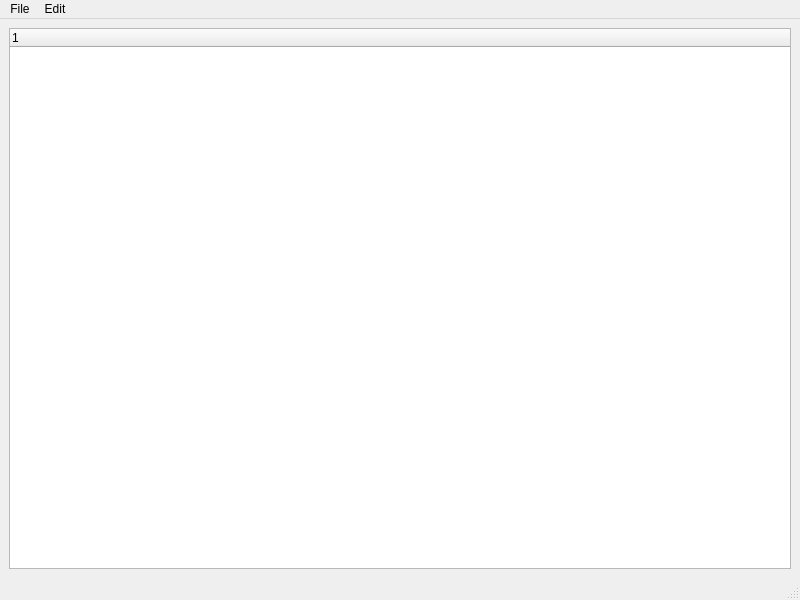
<?xml version="1.0" encoding="UTF-8"?>
<ui version="4.0">
 <class>MainWindow</class>
 <widget class="QMainWindow" name="MainWindow">
  <property name="geometry">
   <rect>
    <x>0</x>
    <y>0</y>
    <width>800</width>
    <height>600</height>
   </rect>
  </property>
  <property name="windowTitle">
   <string>MainWindow</string>
  </property>
  <widget class="QWidget" name="centralwidget">
   <layout class="QGridLayout" name="gridLayout">
    <item row="0" column="0">
     <widget class="QTreeWidget" name="treeWidget">
      <property name="lineWidth">
       <number>0</number>
      </property>
      <property name="allColumnsShowFocus">
       <bool>true</bool>
      </property>
      <column>
       <property name="text">
        <string/>
       </property>
      </column>
     </widget>
    </item>
   </layout>
  </widget>
  <widget class="QMenuBar" name="menubar">
   <property name="geometry">
    <rect>
     <x>0</x>
     <y>0</y>
     <width>800</width>
     <height>26</height>
    </rect>
   </property>
   <widget class="QMenu" name="menuFile">
    <property name="title">
     <string>File</string>
    </property>
    <addaction name="actionOpen"/>
    <addaction name="actionClose"/>
   </widget>
   <widget class="QMenu" name="menuEdit">
    <property name="title">
     <string>Edit</string>
    </property>
    <widget class="QMenu" name="menuFind_by">
     <property name="title">
      <string>Find By...</string>
     </property>
     <addaction name="actionRegistration_numder"/>
     <addaction name="actionAuthor"/>
     <addaction name="actionTitle_and_Year_of_publication"/>
    </widget>
    <addaction name="actionAddBook"/>
    <addaction name="actionDeleteBook"/>
    <addaction name="actionChange"/>
    <addaction name="actionShow_All"/>
    <addaction name="menuFind_by"/>
    <addaction name="actionSort_By_Author"/>
   </widget>
   <addaction name="menuFile"/>
   <addaction name="menuEdit"/>
  </widget>
  <widget class="QStatusBar" name="statusbar"/>
  <action name="actionOpen">
   <property name="text">
    <string>Open</string>
   </property>
   <property name="shortcut">
    <string>Ctrl+O</string>
   </property>
  </action>
  <action name="actionClose">
   <property name="text">
    <string>Close</string>
   </property>
   <property name="shortcut">
    <string>Ctrl+D</string>
   </property>
  </action>
  <action name="actionAddBook">
   <property name="text">
    <string>Add Book</string>
   </property>
  </action>
  <action name="actionDeleteBook">
   <property name="text">
    <string>Delete Book</string>
   </property>
  </action>
  <action name="actionShow_All">
   <property name="text">
    <string>Show All</string>
   </property>
  </action>
  <action name="actionRegistration_numder">
   <property name="text">
    <string>Registrational Number</string>
   </property>
  </action>
  <action name="actionAuthor">
   <property name="text">
    <string>Author</string>
   </property>
  </action>
  <action name="actionTitle_and_Year_of_publication">
   <property name="text">
    <string>Title and Year of Publication</string>
   </property>
  </action>
  <action name="actionChange">
   <property name="text">
    <string>Change</string>
   </property>
  </action>
  <action name="actionSort_By_Author">
   <property name="text">
    <string>Sort By Author</string>
   </property>
  </action>
 </widget>
 <resources/>
 <connections>
  <connection>
   <sender>actionClose</sender>
   <signal>triggered()</signal>
   <receiver>MainWindow</receiver>
   <slot>close()</slot>
   <hints>
    <hint type="sourcelabel">
     <x>-1</x>
     <y>-1</y>
    </hint>
    <hint type="destinationlabel">
     <x>399</x>
     <y>299</y>
    </hint>
   </hints>
  </connection>
  <connection>
   <sender>actionAddBook</sender>
   <signal>triggered()</signal>
   <receiver>MainWindow</receiver>
   <slot>actionAddBook()</slot>
   <hints>
    <hint type="sourcelabel">
     <x>-1</x>
     <y>-1</y>
    </hint>
    <hint type="destinationlabel">
     <x>399</x>
     <y>299</y>
    </hint>
   </hints>
  </connection>
  <connection>
   <sender>actionAuthor</sender>
   <signal>triggered()</signal>
   <receiver>MainWindow</receiver>
   <slot>actionFindAuthor()</slot>
   <hints>
    <hint type="sourcelabel">
     <x>-1</x>
     <y>-1</y>
    </hint>
    <hint type="destinationlabel">
     <x>399</x>
     <y>299</y>
    </hint>
   </hints>
  </connection>
  <connection>
   <sender>actionDeleteBook</sender>
   <signal>triggered()</signal>
   <receiver>MainWindow</receiver>
   <slot>actionDeleteBook()</slot>
   <hints>
    <hint type="sourcelabel">
     <x>-1</x>
     <y>-1</y>
    </hint>
    <hint type="destinationlabel">
     <x>399</x>
     <y>299</y>
    </hint>
   </hints>
  </connection>
  <connection>
   <sender>actionOpen</sender>
   <signal>triggered()</signal>
   <receiver>MainWindow</receiver>
   <slot>actionOpen()</slot>
   <hints>
    <hint type="sourcelabel">
     <x>-1</x>
     <y>-1</y>
    </hint>
    <hint type="destinationlabel">
     <x>399</x>
     <y>299</y>
    </hint>
   </hints>
  </connection>
  <connection>
   <sender>actionRegistration_numder</sender>
   <signal>triggered()</signal>
   <receiver>MainWindow</receiver>
   <slot>actionFindRegistNum()</slot>
   <hints>
    <hint type="sourcelabel">
     <x>-1</x>
     <y>-1</y>
    </hint>
    <hint type="destinationlabel">
     <x>399</x>
     <y>299</y>
    </hint>
   </hints>
  </connection>
  <connection>
   <sender>actionShow_All</sender>
   <signal>triggered()</signal>
   <receiver>MainWindow</receiver>
   <slot>actionShowAll()</slot>
   <hints>
    <hint type="sourcelabel">
     <x>-1</x>
     <y>-1</y>
    </hint>
    <hint type="destinationlabel">
     <x>399</x>
     <y>299</y>
    </hint>
   </hints>
  </connection>
  <connection>
   <sender>actionTitle_and_Year_of_publication</sender>
   <signal>triggered()</signal>
   <receiver>MainWindow</receiver>
   <slot>actionFindTitleYear()</slot>
   <hints>
    <hint type="sourcelabel">
     <x>-1</x>
     <y>-1</y>
    </hint>
    <hint type="destinationlabel">
     <x>399</x>
     <y>299</y>
    </hint>
   </hints>
  </connection>
  <connection>
   <sender>actionChange</sender>
   <signal>triggered()</signal>
   <receiver>MainWindow</receiver>
   <slot>actionChangeBook()</slot>
   <hints>
    <hint type="sourcelabel">
     <x>-1</x>
     <y>-1</y>
    </hint>
    <hint type="destinationlabel">
     <x>399</x>
     <y>299</y>
    </hint>
   </hints>
  </connection>
  <connection>
   <sender>actionSort_By_Author</sender>
   <signal>triggered()</signal>
   <receiver>MainWindow</receiver>
   <slot>actionSort()</slot>
   <hints>
    <hint type="sourcelabel">
     <x>-1</x>
     <y>-1</y>
    </hint>
    <hint type="destinationlabel">
     <x>399</x>
     <y>299</y>
    </hint>
   </hints>
  </connection>
 </connections>
 <slots>
  <slot>actionOpen()</slot>
  <slot>actionAddBook()</slot>
  <slot>actionDeleteBook()</slot>
  <slot>actionShowAll()</slot>
  <slot>actionFindRegistNum()</slot>
  <slot>actionFindAuthor()</slot>
  <slot>actionFindTitleYear()</slot>
  <slot>actionChangeBook()</slot>
  <slot>actionSort()</slot>
 </slots>
</ui>
